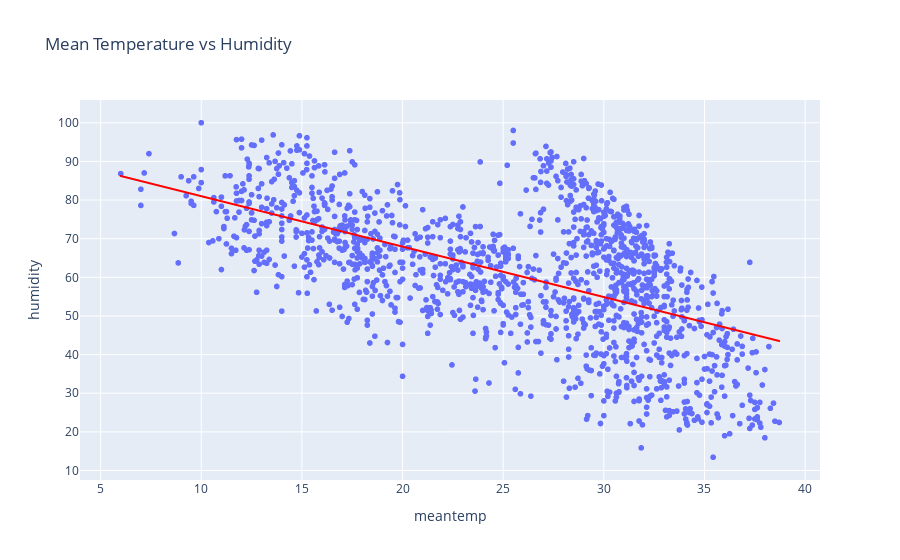

Notebook code for this chart:
### Code cell
# make a scatter plot b/w meantemp and humidity
fig = px.scatter(df, x='meantemp', y='humidity', title='Mean Temperature vs Humidity', trendline='ols', trendline_color_override='red')
fig.show()

### Figure 1 — Plotly figure (JSON) as saved in the notebook; plotly's stock layout.template omitted (floating-point values rounded to 4 significant figures; data arrays with more than 128 entries replaced by an {"elided": "..."} marker saying what was removed)
{"data": [{"hovertemplate": "meantemp=%{x}<br>humidity=%{y}<extra></extra>", "legendgroup": "", "marker": {"color": "#636efa", "symbol": "circle"}, "mode": "markers", "name": "", "showlegend": false, "type": "scattergl", "x": {"elided": "1462 float values"}, "xaxis": "x", "y": {"elided": "1462 float values"}, "yaxis": "y"}, {"hovertemplate": "<b>OLS trendline</b><br>humidity = -1.30529 * meantemp + 94.0508<br>R<sup>2</sup>=0.327128<br><br>meantemp=%{x}<br>humidity=%{y} <b>(trend)</b><extra></extra>", "legendgroup": "", "line": {"color": "red"}, "marker": {"color": "#636efa", "symbol": "circle"}, "mode": "lines", "name": "", "showlegend": false, "type": "scattergl", "x": {"elided": "1462 float values"}, "xaxis": "x", "y": {"elided": "1462 float values"}, "yaxis": "y"}], "layout": {"legend": {"tracegroupgap": 0}, "title": {"text": "Mean Temperature vs Humidity"}, "xaxis": {"anchor": "y", "domain": [0, 1], "title": {"text": "meantemp"}}, "yaxis": {"anchor": "x", "domain": [0, 1], "title": {"text": "humidity"}}}}
